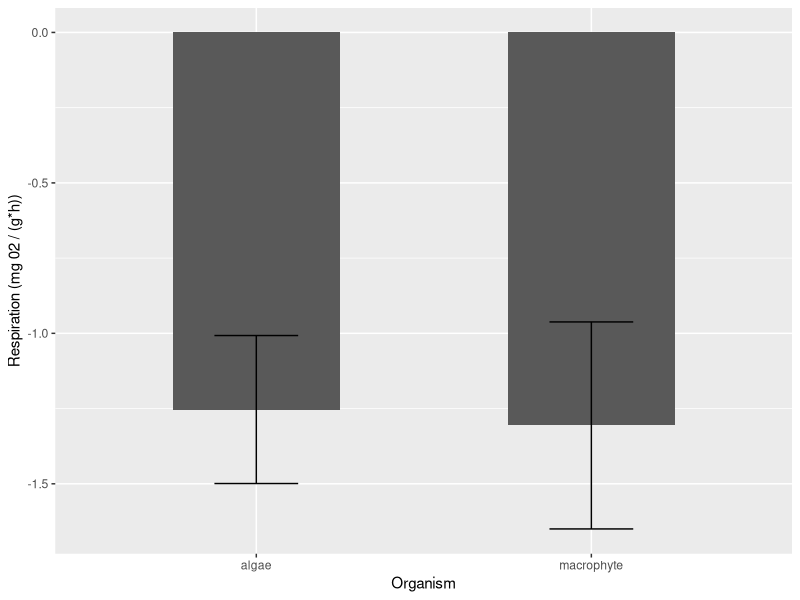
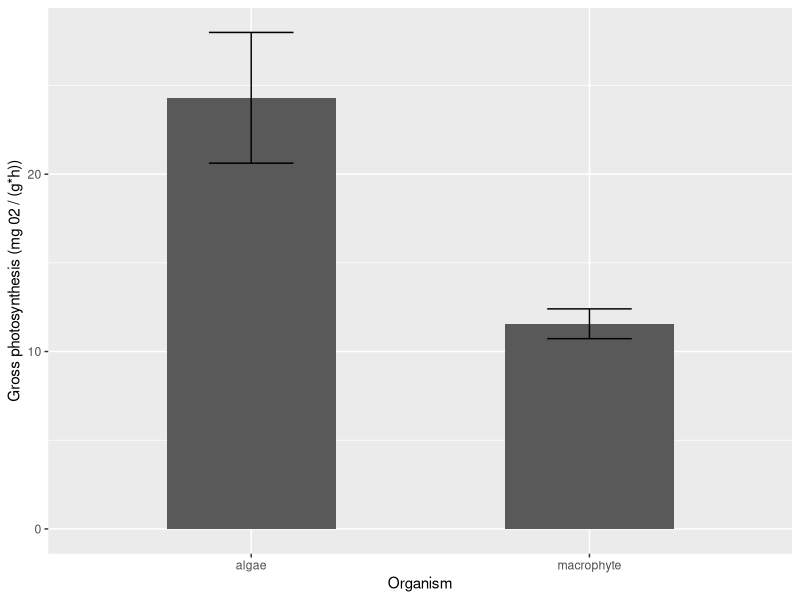

R code for these plots, in order:
## ---- chunk 1
require(tidyverse)
require(lubridate)
## ---- chunk 2
do_data <- read.csv(file = "lab2_monday.csv", header = T, sep = ",") %>%
  mutate(TIME_INITIAL = mdy_hm(TIME_INITIAL),
         TIME_FINAL = mdy_hm(TIME_FINAL))
## ---- chunk 3
do_data <- do_data %>%
  mutate(ELAPSED_TIME = TIME_FINAL - TIME_INITIAL) %>% # returns elapsed time in hours
  mutate(DELTA_DO = DO_FINAL - DO_INITIAL) %>%
  mutate(DELTA_DO_WEIGHT_HOUR = DELTA_DO/(as.numeric(ELAPSED_TIME)*WEIGHT))
## ---- chunk 4
algae_r <- do_data %>%
  filter(ORGANISM == "algae") %>%
  filter(TREATMENT == "dark")

macrophyte_r <- do_data %>%
  filter(ORGANISM == "macrophyte") %>%
  filter(TREATMENT == "dark")

respiration_t <- t.test(algae_r$DELTA_DO_WEIGHT_HOUR, macrophyte_r$DELTA_DO_WEIGHT_HOUR)

respiration_t
## ---- chunk 5
respiration <- do_data %>%
  filter(TREATMENT == "dark") %>%
  group_by(ORGANISM) %>%
  summarise(RESPIRATION_MEAN = mean(DELTA_DO_WEIGHT_HOUR),
            RESPIRATION_SE = sd(DELTA_DO_WEIGHT_HOUR)/sqrt(n()))
## ---- chunk 6
gross_photosynthesis <- do_data %>%
  filter(TREATMENT == "light") %>%
  mutate(GROSS_PHOTOSYNTHESIS = case_when(ORGANISM == "algae" ~ DELTA_DO_WEIGHT_HOUR + 1.253,
                                          ORGANISM == "macrophyte" ~ DELTA_DO_WEIGHT_HOUR + 1.305))
## ---- chunk 7
algae_gross <- gross_photosynthesis %>%
  filter(ORGANISM == "algae")

macrophyte_gross <- gross_photosynthesis %>%
  filter(ORGANISM == "macrophyte")

gross_t <- t.test(algae_gross$GROSS_PHOTOSYNTHESIS, macrophyte_gross$GROSS_PHOTOSYNTHESIS)

gross_t
## ---- chunk 8
gross_photo_mean <- gross_photosynthesis %>%
  group_by(ORGANISM) %>%
  summarise(GROSS_MEAN = mean(GROSS_PHOTOSYNTHESIS),
            GROSS_SE = sd(GROSS_PHOTOSYNTHESIS)/sqrt(n()))
## ---- chunk 9
respiration_plot <- ggplot() +
  geom_col(data = respiration,
           aes(x = ORGANISM, y = RESPIRATION_MEAN),
           width = 0.5) +
  geom_errorbar(data = respiration,
                aes(x = ORGANISM, 
                    ymin = RESPIRATION_MEAN - RESPIRATION_SE, 
                    ymax = RESPIRATION_MEAN + RESPIRATION_SE),
                width = 0.25) +
  xlab("Organism") +
  ylab("Respiration (mg 02 / (g*h))")

respiration_plot
## ---- chunk 10
gross_plot <- ggplot() +
  geom_col(data = gross_photo_mean,
           aes(x = ORGANISM, y = GROSS_MEAN),
           width = 0.5) +
  geom_errorbar(data = gross_photo_mean,
                aes(x = ORGANISM, 
                    ymin = GROSS_MEAN - GROSS_SE, 
                    ymax = GROSS_MEAN + GROSS_SE),
                width = 0.25) +
  xlab("Organism") +
  ylab("Gross photosynthesis (mg 02 / (g*h))")

gross_plot
